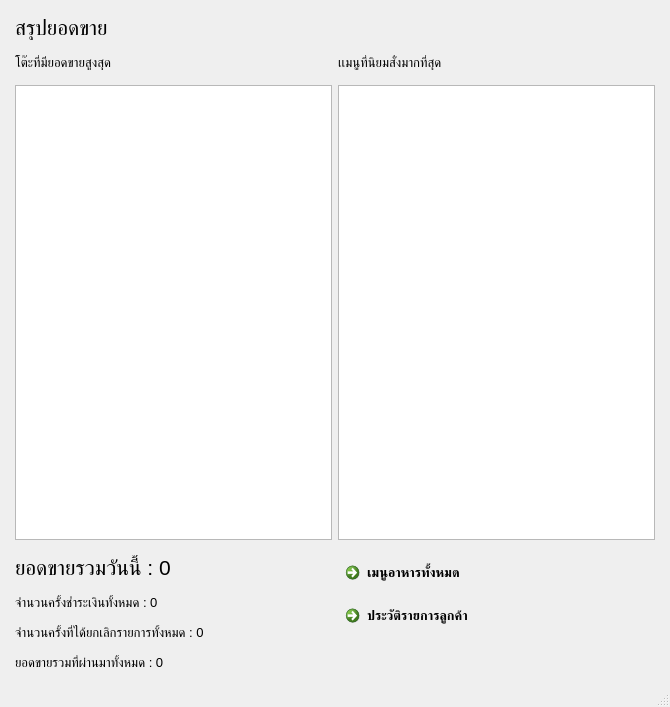
<?xml version="1.0" encoding="UTF-8"?>
<ui version="4.0">
 <class>MainWindow</class>
 <widget class="QMainWindow" name="MainWindow">
  <property name="geometry">
   <rect>
    <x>0</x>
    <y>0</y>
    <width>670</width>
    <height>707</height>
   </rect>
  </property>
  <property name="font">
   <font>
    <pointsize>10</pointsize>
   </font>
  </property>
  <property name="windowTitle">
   <string>MainWindow</string>
  </property>
  <widget class="QWidget" name="centralwidget">
   <property name="font">
    <font>
     <pointsize>10</pointsize>
    </font>
   </property>
   <layout class="QGridLayout" name="gridLayout">
    <property name="leftMargin">
     <number>15</number>
    </property>
    <property name="topMargin">
     <number>15</number>
    </property>
    <property name="rightMargin">
     <number>15</number>
    </property>
    <property name="bottomMargin">
     <number>15</number>
    </property>
    <property name="verticalSpacing">
     <number>15</number>
    </property>
    <item row="1" column="1">
     <widget class="QLabel" name="label_3">
      <property name="text">
       <string>เเมนูที่นิยมสั่งมากที่สุด</string>
      </property>
     </widget>
    </item>
    <item row="1" column="0">
     <widget class="QLabel" name="label_2">
      <property name="text">
       <string>โต๊ะที่มียอดขายสูงสุด</string>
      </property>
     </widget>
    </item>
    <item row="2" column="1">
     <widget class="QTableView" name="top_menu_tableView"/>
    </item>
    <item row="2" column="0">
     <widget class="QTableView" name="top_table_tableView"/>
    </item>
    <item row="0" column="0" colspan="2">
     <widget class="QLabel" name="label">
      <property name="font">
       <font>
        <pointsize>16</pointsize>
       </font>
      </property>
      <property name="text">
       <string>สรุปยอดขาย</string>
      </property>
     </widget>
    </item>
    <item row="7" column="0">
     <widget class="QLabel" name="cancel_label">
      <property name="text">
       <string>จำนวนครั้งที่ได้ยกเลิกรายการทั้งหมด : 0</string>
      </property>
     </widget>
    </item>
    <item row="6" column="0">
     <widget class="QLabel" name="done_label">
      <property name="text">
       <string>จำนวนครั้งชำระเงินทั้งหมด : 0</string>
      </property>
     </widget>
    </item>
    <item row="8" column="0">
     <widget class="QLabel" name="all_sale_label">
      <property name="text">
       <string>ยอดขายรวมที่ผ่านมาทั้งหมด : 0</string>
      </property>
     </widget>
    </item>
    <item row="5" column="0">
     <widget class="QLabel" name="today_total_label">
      <property name="font">
       <font>
        <pointsize>16</pointsize>
       </font>
      </property>
      <property name="text">
       <string>ยอดขายรวมวันนี้ : 0</string>
      </property>
     </widget>
    </item>
    <item row="5" column="1" rowspan="3">
     <layout class="QVBoxLayout" name="verticalLayout">
      <item>
       <widget class="QCommandLinkButton" name="menu_button">
        <property name="text">
         <string>เมนูอาหารทั้งหมด</string>
        </property>
       </widget>
      </item>
      <item>
       <widget class="QCommandLinkButton" name="history_button">
        <property name="text">
         <string>ประวัติรายการลูกค้า</string>
        </property>
       </widget>
      </item>
     </layout>
    </item>
   </layout>
  </widget>
  <widget class="QMenuBar" name="menubar">
   <property name="geometry">
    <rect>
     <x>0</x>
     <y>0</y>
     <width>670</width>
     <height>23</height>
    </rect>
   </property>
  </widget>
  <widget class="QStatusBar" name="statusbar"/>
 </widget>
 <resources/>
 <connections/>
</ui>
